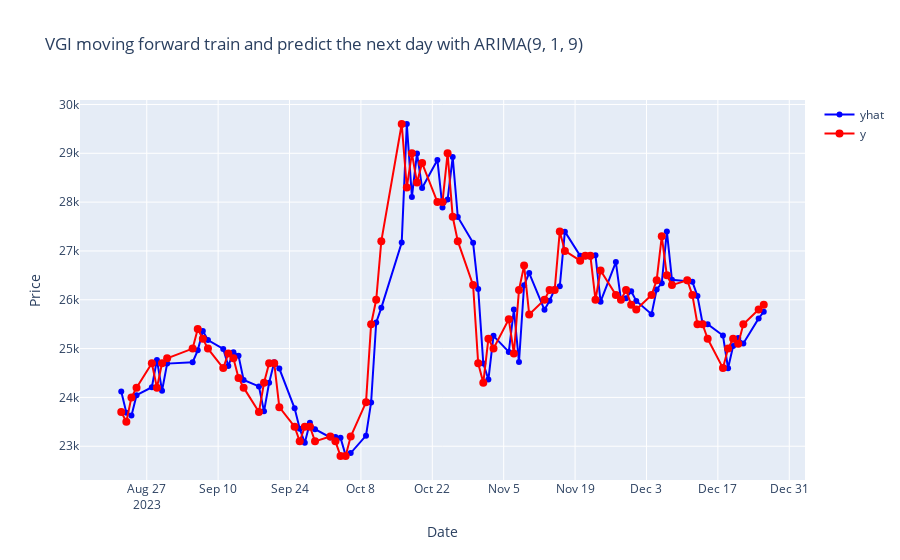

This figure's notebook cell:
### Code cell
# Plotting with Plotly
fig = go.Figure()

# Plot yhat as a line
fig.add_trace(go.Scatter(x=compare_table['ds'], y=compare_table['yhat'], mode='lines+markers', name='yhat', line=dict(color='blue')))

# Plot y as points
fig.add_trace(go.Scatter(x=compare_table['ds'], y=compare_table['y'], mode='lines+markers', name='y', marker=dict(color='red', size=8)))

# Set layout
fig.update_layout(title=f'{stock_target} moving forward train and predict the next day with ARIMA{best_p,1,best_q}',
                  xaxis_title='Date',
                  yaxis_title='Price',
                  showlegend=True)

# Show the plot
fig.show()
